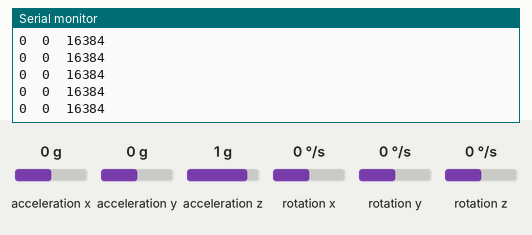
Simulated run of this sketch. Board: Arduino Uno, built with avr-gcc and run on an emulated ATmega328P. Parts: the last lines printed to the serial monitor. Wiring (inferred from the names in the program): MPU-6050 motion sensor at I2C address 0x68. The inputs (shaded band) are chosen by the test bench; at power-on: acceleration x 0 g, acceleration y 0 g, acceleration z 1 g, rotation x 0 °/s, rotation y 0 °/s, rotation z 0 °/s.

Above: at 1.2 s.
1.3 s: acceleration x set to -1.4 g
At 2.2 s:
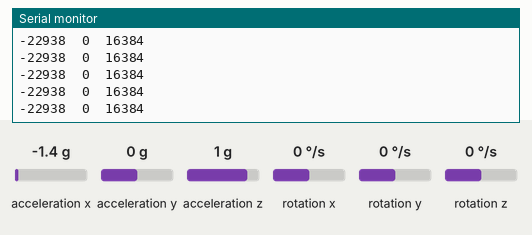
2.8 s: acceleration y set to -1.4 g
At 3.6 s:
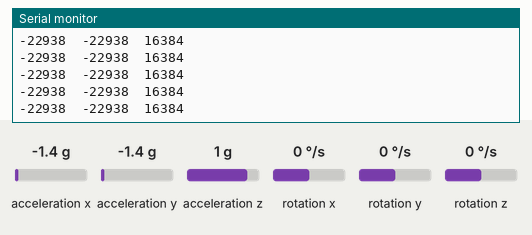
5.8 s: acceleration z set to -1.4 g
At 6.7 s:
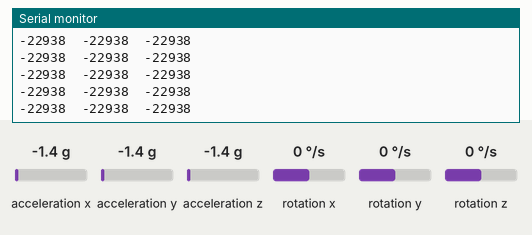
Timing chart, 0 to 8.8 s (numbered marks = the images above; inputs shaded):
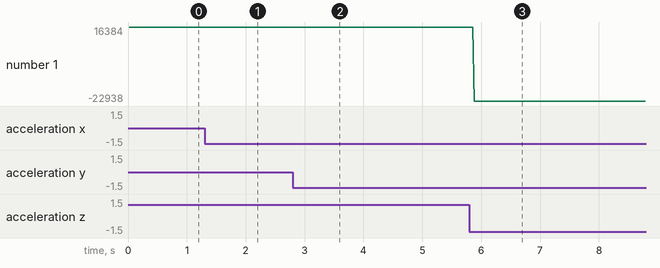

The sketch:

high_five.ino
```cpp
#include<Wire.h>
const int MPU_addr=0x68;  // I2C address of the MPU-6050
int16_t AcX,AcY,AcZ;

static unsigned long previousMillis = 0;
const unsigned long interval = 20;  // Set the interval in milliseconds

void setup(){
  Wire.begin();
  Wire.beginTransmission(MPU_addr);
  Wire.write(0x6B);  // PWR_MGMT_1 register
  Wire.write(0);     // set to zero (wakes up the MPU-6050)
  Wire.endTransmission(true);
  Serial.begin(9600);
}

void loop(){

  unsigned long currentMillis = millis();

  if (currentMillis - previousMillis >= interval) {
    previousMillis = currentMillis;
    Wire.beginTransmission(MPU_addr);
    Wire.write(0x3B);  // starting with register 0x3B (ACCEL_XOUT_H)
    Wire.endTransmission(false);
    Wire.requestFrom(MPU_addr,14,true);  // request a total of 14 registers
    AcX=Wire.read()<<8|Wire.read();  // 0x3B (ACCEL_XOUT_H) & 0x3C (ACCEL_XOUT_L)
    AcY=Wire.read()<<8|Wire.read();  // 0x3D (ACCEL_YOUT_H) & 0x3E (ACCEL_YOUT_L)
    AcZ=Wire.read()<<8|Wire.read();  // 0x3F (ACCEL_ZOUT_H) & 0x40 (ACCEL_ZOUT_L)
    Serial.print(AcX);
    Serial.print("\t");
    Serial.print(AcY);
    Serial.print("\t");
    Serial.println(AcZ);
  }

}
```

Measured:
- after the input at 1.3 s, the serial monitor: prints a new line at once (image 1)
- after the input at 2.8 s, the serial monitor: prints a new line at once (image 2)
- after the input at 5.8 s, the serial monitor: prints a new line after 0.08 s (image 3)
- plotted number 1: 16384 → -22 after the input at 5.8 s
